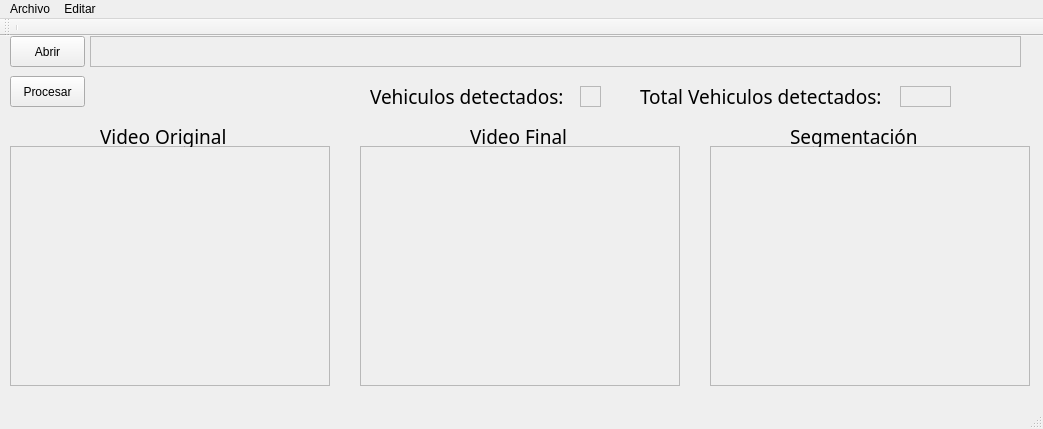
<?xml version="1.0" encoding="UTF-8"?>
<ui version="4.0">
 <class>MainWindow</class>
 <widget class="QMainWindow" name="MainWindow">
  <property name="geometry">
   <rect>
    <x>0</x>
    <y>0</y>
    <width>1043</width>
    <height>429</height>
   </rect>
  </property>
  <property name="windowTitle">
   <string>MainWindow</string>
  </property>
  <widget class="QWidget" name="centralWidget">
   <widget class="QScrollArea" name="scrollArea">
    <property name="geometry">
     <rect>
      <x>360</x>
      <y>110</y>
      <width>320</width>
      <height>240</height>
     </rect>
    </property>
    <property name="verticalScrollBarPolicy">
     <enum>Qt::ScrollBarAlwaysOff</enum>
    </property>
    <property name="horizontalScrollBarPolicy">
     <enum>Qt::ScrollBarAlwaysOff</enum>
    </property>
    <property name="widgetResizable">
     <bool>true</bool>
    </property>
    <widget class="QWidget" name="scrollAreaWidgetContents">
     <property name="geometry">
      <rect>
       <x>0</x>
       <y>0</y>
       <width>318</width>
       <height>238</height>
      </rect>
     </property>
    </widget>
   </widget>
   <widget class="QScrollArea" name="scrollArea_2">
    <property name="geometry">
     <rect>
      <x>710</x>
      <y>110</y>
      <width>320</width>
      <height>240</height>
     </rect>
    </property>
    <property name="verticalScrollBarPolicy">
     <enum>Qt::ScrollBarAlwaysOff</enum>
    </property>
    <property name="horizontalScrollBarPolicy">
     <enum>Qt::ScrollBarAlwaysOff</enum>
    </property>
    <property name="widgetResizable">
     <bool>true</bool>
    </property>
    <widget class="QWidget" name="scrollAreaWidgetContents_2">
     <property name="geometry">
      <rect>
       <x>0</x>
       <y>0</y>
       <width>318</width>
       <height>238</height>
      </rect>
     </property>
    </widget>
   </widget>
   <widget class="QScrollArea" name="scrollArea_3">
    <property name="geometry">
     <rect>
      <x>10</x>
      <y>110</y>
      <width>320</width>
      <height>240</height>
     </rect>
    </property>
    <property name="verticalScrollBarPolicy">
     <enum>Qt::ScrollBarAlwaysOff</enum>
    </property>
    <property name="horizontalScrollBarPolicy">
     <enum>Qt::ScrollBarAlwaysOff</enum>
    </property>
    <property name="widgetResizable">
     <bool>true</bool>
    </property>
    <widget class="QWidget" name="scrollAreaWidgetContents_3">
     <property name="geometry">
      <rect>
       <x>0</x>
       <y>0</y>
       <width>318</width>
       <height>238</height>
      </rect>
     </property>
    </widget>
   </widget>
   <widget class="QLabel" name="label">
    <property name="geometry">
     <rect>
      <x>90</x>
      <y>0</y>
      <width>931</width>
      <height>31</height>
     </rect>
    </property>
    <property name="font">
     <font>
      <family>Trebuchet MS</family>
      <pointsize>9</pointsize>
      <weight>50</weight>
      <italic>false</italic>
      <bold>false</bold>
     </font>
    </property>
    <property name="frameShape">
     <enum>QFrame::StyledPanel</enum>
    </property>
    <property name="frameShadow">
     <enum>QFrame::Sunken</enum>
    </property>
    <property name="text">
     <string/>
    </property>
   </widget>
   <widget class="QPushButton" name="pushButton">
    <property name="geometry">
     <rect>
      <x>10</x>
      <y>0</y>
      <width>75</width>
      <height>31</height>
     </rect>
    </property>
    <property name="text">
     <string>Abrir</string>
    </property>
   </widget>
   <widget class="QPushButton" name="pushButton_2">
    <property name="geometry">
     <rect>
      <x>10</x>
      <y>40</y>
      <width>75</width>
      <height>31</height>
     </rect>
    </property>
    <property name="text">
     <string>Procesar</string>
    </property>
   </widget>
   <widget class="QLabel" name="label_2">
    <property name="geometry">
     <rect>
      <x>100</x>
      <y>90</y>
      <width>151</width>
      <height>21</height>
     </rect>
    </property>
    <property name="font">
     <font>
      <family>Trebuchet MS</family>
      <pointsize>14</pointsize>
      <weight>50</weight>
      <italic>false</italic>
      <bold>false</bold>
     </font>
    </property>
    <property name="text">
     <string>Video Original</string>
    </property>
   </widget>
   <widget class="QLabel" name="label_13">
    <property name="geometry">
     <rect>
      <x>790</x>
      <y>90</y>
      <width>151</width>
      <height>21</height>
     </rect>
    </property>
    <property name="font">
     <font>
      <family>Trebuchet MS</family>
      <pointsize>14</pointsize>
      <weight>50</weight>
      <italic>false</italic>
      <bold>false</bold>
     </font>
    </property>
    <property name="text">
     <string>Segmentación</string>
    </property>
   </widget>
   <widget class="QLabel" name="label_3">
    <property name="geometry">
     <rect>
      <x>470</x>
      <y>90</y>
      <width>191</width>
      <height>21</height>
     </rect>
    </property>
    <property name="font">
     <font>
      <family>Trebuchet MS</family>
      <pointsize>14</pointsize>
      <weight>50</weight>
      <italic>false</italic>
      <bold>false</bold>
     </font>
    </property>
    <property name="text">
     <string>Video Final</string>
    </property>
   </widget>
   <widget class="QLabel" name="label_4">
    <property name="geometry">
     <rect>
      <x>580</x>
      <y>50</y>
      <width>21</width>
      <height>21</height>
     </rect>
    </property>
    <property name="font">
     <font>
      <family>Trebuchet MS</family>
      <pointsize>9</pointsize>
      <weight>50</weight>
      <italic>false</italic>
      <bold>false</bold>
     </font>
    </property>
    <property name="frameShape">
     <enum>QFrame::StyledPanel</enum>
    </property>
    <property name="frameShadow">
     <enum>QFrame::Sunken</enum>
    </property>
    <property name="text">
     <string/>
    </property>
   </widget>
   <widget class="QLabel" name="label_5">
    <property name="geometry">
     <rect>
      <x>370</x>
      <y>50</y>
      <width>211</width>
      <height>21</height>
     </rect>
    </property>
    <property name="font">
     <font>
      <family>Trebuchet MS</family>
      <pointsize>14</pointsize>
      <weight>50</weight>
      <italic>false</italic>
      <bold>false</bold>
     </font>
    </property>
    <property name="text">
     <string>Vehiculos detectados:</string>
    </property>
   </widget>
   <widget class="QLabel" name="label_6">
    <property name="geometry">
     <rect>
      <x>900</x>
      <y>50</y>
      <width>51</width>
      <height>21</height>
     </rect>
    </property>
    <property name="font">
     <font>
      <family>Trebuchet MS</family>
      <pointsize>9</pointsize>
      <weight>50</weight>
      <italic>false</italic>
      <bold>false</bold>
     </font>
    </property>
    <property name="frameShape">
     <enum>QFrame::StyledPanel</enum>
    </property>
    <property name="frameShadow">
     <enum>QFrame::Sunken</enum>
    </property>
    <property name="text">
     <string/>
    </property>
   </widget>
   <widget class="QLabel" name="label_7">
    <property name="geometry">
     <rect>
      <x>640</x>
      <y>50</y>
      <width>261</width>
      <height>21</height>
     </rect>
    </property>
    <property name="font">
     <font>
      <family>Trebuchet MS</family>
      <pointsize>14</pointsize>
      <weight>50</weight>
      <italic>false</italic>
      <bold>false</bold>
     </font>
    </property>
    <property name="text">
     <string>Total Vehiculos detectados:</string>
    </property>
   </widget>
  </widget>
  <widget class="QMenuBar" name="menuBar">
   <property name="geometry">
    <rect>
     <x>0</x>
     <y>0</y>
     <width>1043</width>
     <height>25</height>
    </rect>
   </property>
   <widget class="QMenu" name="menuArchivo">
    <property name="title">
     <string>Archivo</string>
    </property>
    <addaction name="actionMinimizar"/>
    <addaction name="actionSalir"/>
   </widget>
   <widget class="QMenu" name="menuEditar">
    <property name="title">
     <string>Editar</string>
    </property>
   </widget>
   <addaction name="menuArchivo"/>
   <addaction name="menuEditar"/>
  </widget>
  <widget class="QToolBar" name="mainToolBar">
   <attribute name="toolBarArea">
    <enum>TopToolBarArea</enum>
   </attribute>
   <attribute name="toolBarBreak">
    <bool>false</bool>
   </attribute>
   <addaction name="separator"/>
  </widget>
  <widget class="QStatusBar" name="statusBar"/>
  <action name="actionSalir">
   <property name="text">
    <string>Salir</string>
   </property>
  </action>
  <action name="actionMinimizar">
   <property name="text">
    <string>Minimizar</string>
   </property>
  </action>
 </widget>
 <layoutdefault spacing="6" margin="11"/>
 <resources/>
 <connections>
  <connection>
   <sender>actionSalir</sender>
   <signal>triggered()</signal>
   <receiver>MainWindow</receiver>
   <slot>close()</slot>
   <hints>
    <hint type="sourcelabel">
     <x>-1</x>
     <y>-1</y>
    </hint>
    <hint type="destinationlabel">
     <x>375</x>
     <y>186</y>
    </hint>
   </hints>
  </connection>
  <connection>
   <sender>actionMinimizar</sender>
   <signal>triggered()</signal>
   <receiver>MainWindow</receiver>
   <slot>showMinimized()</slot>
   <hints>
    <hint type="sourcelabel">
     <x>-1</x>
     <y>-1</y>
    </hint>
    <hint type="destinationlabel">
     <x>375</x>
     <y>186</y>
    </hint>
   </hints>
  </connection>
 </connections>
</ui>
